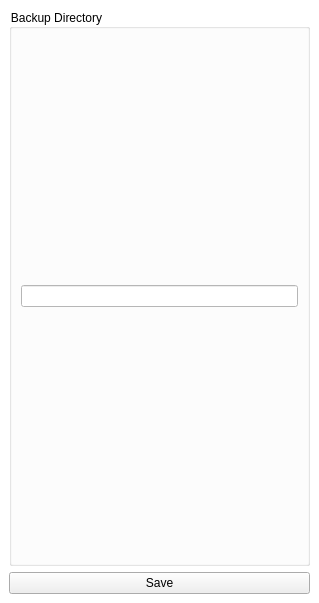
<?xml version="1.0" encoding="UTF-8"?>
<ui version="4.0">
 <class>SettingsUI</class>
 <widget class="QMainWindow" name="SettingsUI">
  <property name="geometry">
   <rect>
    <x>0</x>
    <y>0</y>
    <width>319</width>
    <height>603</height>
   </rect>
  </property>
  <property name="windowTitle">
   <string>MainWindow</string>
  </property>
  <property name="styleSheet">
   <string notr="true">background-color: #ffffff</string>
  </property>
  <widget class="QWidget" name="centralwidget">
   <layout class="QVBoxLayout" name="verticalLayout_2">
    <item>
     <layout class="QVBoxLayout" name="verticalLayout">
      <item>
       <widget class="QGroupBox" name="groupBox">
        <property name="styleSheet">
         <string notr="true">color: rgb(0, 0, 0);</string>
        </property>
        <property name="title">
         <string>Backup Directory</string>
        </property>
        <layout class="QHBoxLayout" name="horizontalLayout_2">
         <item>
          <layout class="QHBoxLayout" name="horizontalLayout">
           <item>
            <widget class="QLineEdit" name="lineSaveDirectory">
             <property name="styleSheet">
              <string notr="true">color: rgb(0, 0, 0);</string>
             </property>
            </widget>
           </item>
          </layout>
         </item>
        </layout>
       </widget>
      </item>
      <item>
       <widget class="QPushButton" name="btnSave">
        <property name="styleSheet">
         <string notr="true">background-color: rgb(239, 239, 239);
color: rgb(0, 0, 0);</string>
        </property>
        <property name="text">
         <string>Save</string>
        </property>
       </widget>
      </item>
     </layout>
    </item>
   </layout>
  </widget>
 </widget>
 <resources/>
 <connections/>
</ui>
